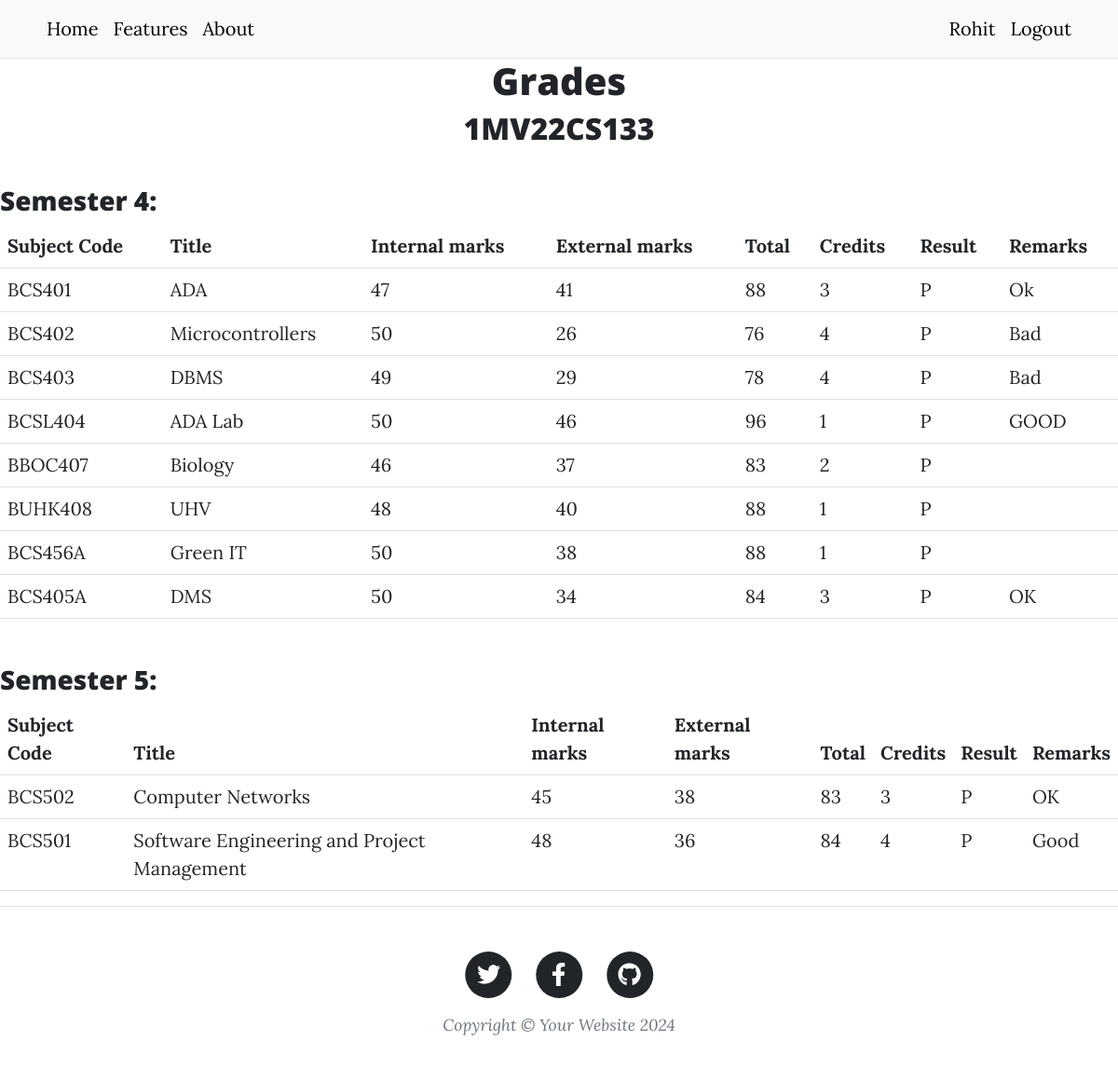
The page /grades?usn=1MV22CS133 (signed in) on the database its author committed.
### main.py (models this page shows)
class User(db.Model, UserMixin):
    __tablename__ = "user"
    id: Mapped[int] = mapped_column(Integer, primary_key=True)
    name: Mapped[str] = mapped_column(String(250))
    email: Mapped[str] = mapped_column(String(250), unique=True)
    designation: Mapped[str] = mapped_column(String(100))
    usn: Mapped[str] = mapped_column(String(100), nullable=True)
    semester: Mapped[int] = mapped_column(Integer, nullable=True)
    course: Mapped[str] = mapped_column(String(250), nullable=True)
    section: Mapped[str] = mapped_column(String(100), nullable=True)
    password: Mapped[str] = mapped_column(String(1000))
    grades: Mapped[List["UserGrade"]] = relationship(back_populates='student')

class UserGrade(db.Model):
    id: Mapped[int] = mapped_column(Integer, primary_key=True)
    subject: Mapped[str] = mapped_column(String(250))
    subject_code: Mapped[str] = mapped_column(String(250))
    student_id: Mapped[int] = mapped_column(ForeignKey('user.id'))
    student: Mapped["User"] = relationship(back_populates='grades')
    internal_marks: Mapped[int] = mapped_column(Integer)
    external_marks: Mapped[int] = mapped_column(Integer)
    subject_credits: Mapped[int] = mapped_column(Integer)
    semester: Mapped[int] = mapped_column(Integer)
    remarks: Mapped[str] = mapped_column(String(1000), nullable=True)
    is_pass: Mapped[str] = mapped_column(String[10])

### main.py (the view)
@app.route('/grades')
@student_specific
def show_grades():
    user = db.session.execute(db.select(User).where(User.usn == request.args.get('usn'))).scalar()
    semesters = []
    for i in range(1, 9):
        for sub in user.grades:
            if sub.semester == i:
                semesters.append(i)
                break
    return render_template('grades.html', user=user, semesters=semesters)

### main.py (called while the page is built)
def student_specific(function):
    @wraps(function)
    def wrapper_function(*args, **kwargs):
        if current_user.is_authenticated and current_user.designation == 'Teacher':
            return function(*args, **kwargs)
        elif (current_user.is_authenticated and current_user.designation == 'Student' and
              current_user.usn == request.args.get('usn').upper()):
            return function(*args, **kwargs)
        else:
            return abort(403)
    return wrapper_function

@login_manager.user_loader
def load_user(user_id):
    return User.query.get(user_id)

### templates/grades.html (shortened to what this page needs)
{% include "header.html" %}
<h1 style="text-align: center">Grades</h1>
<h2 style="text-align: center">{{ user.usn }}</h2>
<div>
    {% for sem in semesters %}
    <h3><br>Semester {{ sem }}:</h3>
    <table class="table">
        <thead>
            <tr>
                <th scope="col">Subject Code</th>
                <th scope="col">Title</th>
                <th scope="col">Internal marks</th>
                <th scope="col">External marks</th>
                <th scope="col">Total</th>
                <th scope="col">Credits</th>
                <th scope="col">Result</th>
                <th scope="col">Remarks</th>
            </tr>
        </thead>
        <tbody>
            {% for sub in user.grades %}
            {% if sub.semester == sem %}
            <tr>
                <td>{{ sub.subject_code }}</td>
                <td>{{ sub.subject }}</td>
                <td>{{ sub.internal_marks }}</td>
                <td>{{ sub.external_marks }}</td>
                <td>{{ sub.internal_marks + sub.external_marks }}</td>
                <td>{{ sub.subject_credits }}</td>
                <td>{{ sub.is_pass }}</td>
                {% if sub.remarks is not none %}
                <td>{{ sub.remarks }}</td>
                {% else %}
                <td></td>
                {% endif %}
            </tr>
            {% endif %}
            {% endfor %}
        </tbody>
    </table>
    {% endfor %}
</div>
{% include "footer.html" %}

### templates/header.html (shortened to what this page needs)
<!DOCTYPE html>
<html lang="en">
  <head>
    {% block styles %}
    {{ bootstrap.load_css() }}
    <link
      href="{{ url_for('static', filename='css/styles.css') }}"
      rel="stylesheet"
    />
    {% endblock %}
  </head>
  <body>
    <nav class="py-2 bg-body-tertiary border-bottom">
    <div class="container d-flex flex-wrap">
      <ul class="nav me-auto">
        <li class="nav-item"><a href="{{ url_for('home') }}" class="nav-link link-body-emphasis px-2 active" aria-current="page">Home</a></li>
        <li class="nav-item"><a href="{{ url_for('features') }}" class="nav-link link-body-emphasis px-2">Features</a></li>
        <li class="nav-item"><a href="{{ url_for('about') }}" class="nav-link link-body-emphasis px-2">About</a></li>
      </ul>
      <ul class="nav">
        {% if not current_user.is_authenticated %}
        <li class="nav-item"><a href="{{ url_for('login') }}" class="nav-link link-body-emphasis px-2">Login</a></li>
        <li class="nav-item"><a href="{{ url_for('choose_designation') }}" class="nav-link link-body-emphasis px-2">Register</a></li>
        {% else %}
        <li class="nav-item"><a href="{{ url_for('profile') }}" class="nav-link link-body-emphasis px-2">{{ current_user.name }}</a></li>
        <li class="nav-item"><a href="{{ url_for('logout') }}" class="nav-link link-body-emphasis px-2">Logout</a></li>
        {% endif %}
      </ul>
    </div>
  </nav>

### templates/footer.html (shortened to what this page needs)
        <footer class="border-top">
          <div class="container px-4 px-lg-5">
              <div class="row gx-4 gx-lg-5 justify-content-center">
                  <div class="col-md-10 col-lg-8 col-xl-7">
                      <ul class="list-inline text-center">
                          <li class="list-inline-item">
                              <a href="#!">
                                  <span class="fa-stack fa-lg">
                                      <i class="fas fa-circle fa-stack-2x"></i>
                                      <i class="fab fa-twitter fa-stack-1x fa-inverse"></i>
                                  </span>
                              </a>
                          </li>
                          <li class="list-inline-item">
                              <a href="#!">
                                  <span class="fa-stack fa-lg">
                                      <i class="fas fa-circle fa-stack-2x"></i>
                                      <i class="fab fa-facebook-f fa-stack-1x fa-inverse"></i>
                                  </span>
                              </a>
                          </li>
                          <li class="list-inline-item">
                              <a href="#!">
                                  <span class="fa-stack fa-lg">
                                      <i class="fas fa-circle fa-stack-2x"></i>
                                      <i class="fab fa-github fa-stack-1x fa-inverse"></i>
                                  </span>
                              </a>
                          </li>
                      </ul>
                      <div class="small text-center text-muted fst-italic">Copyright &copy; Your Website 2024</div>
                  </div>
              </div>
          </div>
      </footer>
  </body>
</html>

### rows shown on the page
User: name "Rohit", usn "1MV22CS133"
UserGrade: subject_code "BCS401", subject "ADA", internal_marks "47", external_marks "41", sub.internal_marks+sub.external_marks "88", subject_credits "3", is_pass "P", remarks "Ok"
UserGrade: subject_code "BCS402", subject "Microcontrollers", internal_marks "50", external_marks "26", sub.internal_marks+sub.external_marks "76", subject_credits "4", is_pass "P", remarks "Bad"
UserGrade: subject_code "BCS403", subject "DBMS", internal_marks "49", external_marks "29", sub.internal_marks+sub.external_marks "78", subject_credits "4", is_pass "P", remarks "Bad"
UserGrade: subject_code "BCSL404", subject "ADA Lab", internal_marks "50", external_marks "46", sub.internal_marks+sub.external_marks "96", subject_credits "1", is_pass "P", remarks "GOOD"
UserGrade: subject_code "BBOC407", subject "Biology", internal_marks "46", external_marks "37", sub.internal_marks+sub.external_marks "83", subject_credits "2", is_pass "P"
UserGrade: subject_code "BUHK408", subject "UHV", internal_marks "48", external_marks "40", sub.internal_marks+sub.external_marks "88", subject_credits "1", is_pass "P"
UserGrade: subject_code "BCS456A", subject "Green IT", internal_marks "50", external_marks "38", sub.internal_marks+sub.external_marks "88", subject_credits "1", is_pass "P"
UserGrade: subject_code "BCS405A", subject "DMS", internal_marks "50", external_marks "34", sub.internal_marks+sub.external_marks "84", subject_credits "3", is_pass "P", remarks "OK"
UserGrade: subject_code "BCS502", subject "Computer Networks", internal_marks "45", external_marks "38", sub.internal_marks+sub.external_marks "83", subject_credits "3", is_pass "P", remarks "OK"
UserGrade: subject_code "BCS501", subject "Software Engineering and Project Management", internal_marks "48", external_marks "36", sub.internal_marks+sub.external_marks "84", subject_credits "4", is_pass "P", remarks "Good"

### other values the page prints
{{ sem }} "4" "5"
